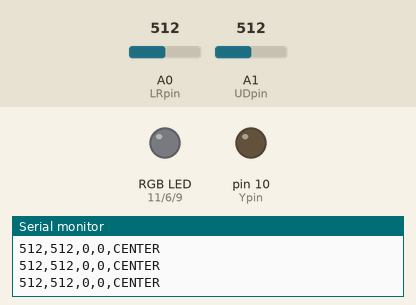
This sketch was run on a simulated Arduino Uno, built with avr-gcc and run on an emulated ATmega328P. On the bench: an RGB LED mixed from three pins (HIGH = lit), output pins drawn as LEDs (lit = HIGH), the last lines printed to the serial monitor. The inputs (shaded band) are chosen by the test bench; at power-on: A0 (LRpin) = 512, A1 (UDpin) = 512. Dim RGB values are drawn brighter than linear.

Above: at 1.4 s.
1.5 s: A0 (LRpin) set to 716
At 2.3 s:
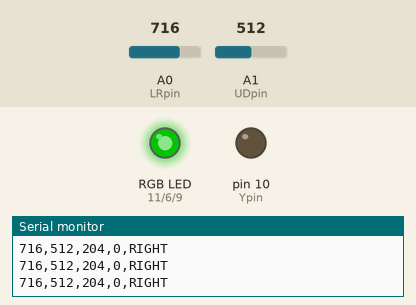
3.0 s: A1 (UDpin) set to 716
At 3.5 s:
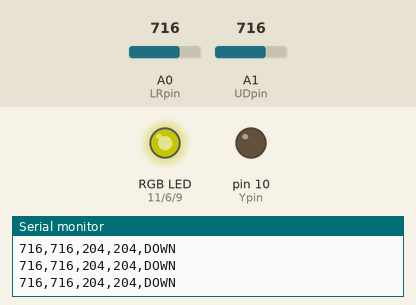
4.5 s: A0 (LRpin) set to 730
At 5.0 s:
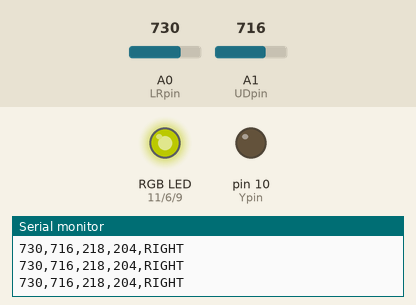
7.5 s: A1 (UDpin) set to 122
At 8.1 s:
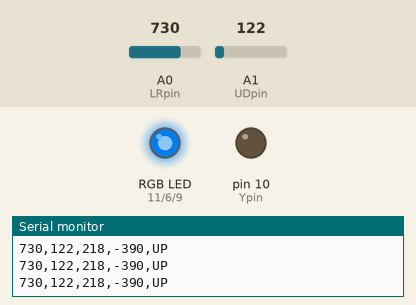
9.0 s: A1 (UDpin) set to 40
At 9.4 s:
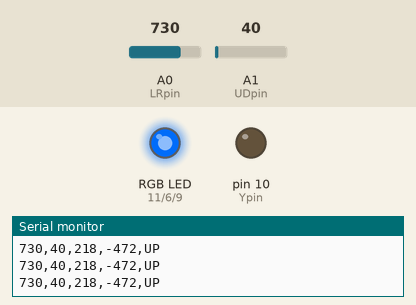
10.5 s: A0 (LRpin) set to 1023
At 11.8 s:
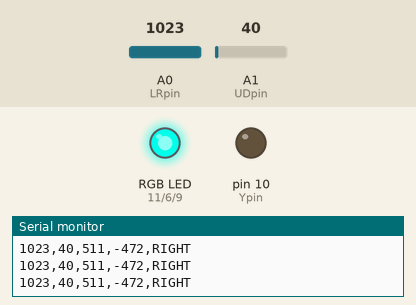
Timing chart, 0 to 13.0 s (numbered marks = the images above; inputs shaded):
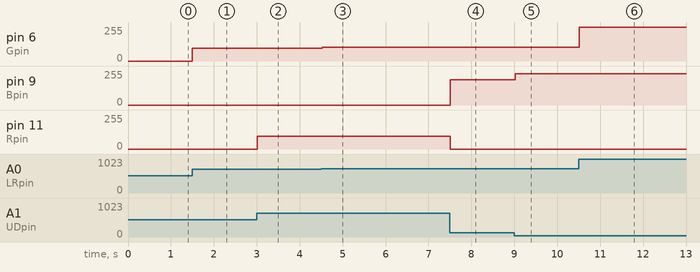

The sketch:

Lab_E04_Code_1.ino
```cpp
#include <Arduino.h>

const int LRpin = A0;                                   // analog pin A0 as left-right axis input pin
const int UDpin = A1;                                   // analog pin A1 as up-down axis input pin

int LR;                                                 // to store the current left-right analog reading
int UD;                                                 // to store the current up-down analog reading
int LR_neutral;                                         // to store the current left-right neutral/center value
int UD_neutral;                                         // to store the current up-down neutral/center value

// ~ = PWM register - Pulse Width Modulation registers
const int Rpin = 11;                                    // red LED output pin as pin 11
const int Ypin = 10;                                    // yellow LED output pin as pin 10
const int Gpin = 6;                                     // green LED output pin as pin 6
const int Bpin = 9;                                     // blue LED output pin as pin 9

int R, Y, G, B;                                         // R, Y, G, B are storing the brightness for LEDs

const int deadzone = 20;                                // neutral zone in the center to ignore movement of joystick

// send rate for GUI
const uint16_t period_ms = 20;                          // set serial sending period to 20 ms, 50 updates per sec
unsigned long lastSend = 0;                             // store last time data sent to GUI

void setup() {
  Serial.begin(9600);                                   // default serial communication speed 9600 bits per second

  long sumLR = 0, sumUD = 0;                            // variables to store a large number of joystick readings
  for (int i = 0; i < 50; i++) {                        // repeat 50 times to get stable center value
    sumLR += analogRead(LRpin);                         // read left-right axis and add to total
    sumUD += analogRead(UDpin);                         // read up-down axis and add to total
    delay(5);                                           // wait 5 ms for stability
  }
  LR_neutral = sumLR / 50;                              // calculate average left-right value as center
  UD_neutral = sumUD / 50;                              // calculate average up-down value as center

  pinMode(Rpin, OUTPUT);                                // set red LED pin as output
  pinMode(Ypin, OUTPUT);                                // set yellow LED pin as output
  pinMode(Gpin, OUTPUT);                                // set green LED pin as output
  pinMode(Bpin, OUTPUT);                                // set blue LED pin as output
}

void loop() {
  LR = analogRead(LRpin);                               // read the current joystick value from left-right
  UD = analogRead(UDpin);                               // read the current joystick value from up-down

  int dx = LR - LR_neutral;                             // calculate the distance of left-right from center
  int dy = UD - UD_neutral;                             // calculate the distance of up-down from center

  const char* dir = "CENTER";                           // create a text variable for direction; by default = CENTER

  if (abs(dx) <= deadzone && abs(dy) <= deadzone) {     // if both close to center
    dir = "CENTER";                                     // direction is CENTER
  } else if (abs(dx) > abs(dy)) {                       // if horizontal is larger than vertical distance
    dir = (dx > 0) ? "RIGHT" : "LEFT";                  // if dx is positive - RIGHT, else - LEFT
  } else {                                              // otherwise vertical distance is larger
    dir = (dy > 0) ? "DOWN" : "UP";                     // if dy is positive - DOWN, else - UP
  }

  // ADC (Analog-to-Digital Converter) reads values from 0 to 1023
  // PWM (Pulse Width Modulation) controls brightness from 0 to 255
  if (UD >= UD_neutral + deadzone) {                    // if joystick is below center and beyond deadzone
    B = 0;                                              // turn blue LED off
    R = map(UD, UD_neutral + deadzone, 1023, 0, 255);   // increase red LED brightness as joystick moves down
  } else if (UD <= UD_neutral - deadzone) {             // if joystick is above center and beyond deadzone
    R = 0;                                              // turn red LED off
    B = map(UD, UD_neutral - deadzone, 0, 0, 255);      // increase blue LED brightness as joystick moves up
  } else {                                              // if its center with the deadzone
    R = 0;                                              // turn red LED off
    B = 0;                                              // turn blue LED off
  }

  if (LR >= LR_neutral + deadzone) {                    // if joystick is right and beyond deadzone
    Y = 0;                                              // turn yellow LED off
    G = map(LR, LR_neutral + deadzone, 1023, 0, 255);   // increase green LED brightness as joystick moves right
  } else if (LR <= LR_neutral - deadzone) {             // if joystick is left and beyond deadzone
    G = 0;                                              // turn green LED off
    Y = map(LR, LR_neutral - deadzone, 0, 0, 255);      // increase yellow LED brightness as joystick moves left
  } else {                                              // if its center with the deadzone
    G = 0;                                              // turn green LED off
    Y = 0;                                              // turn yellow LED off
  }

  analogWrite(Rpin, R);                                 // output to red LED pin with brightness R
  analogWrite(Ypin, Y);                                 // output to yellow LED pin with brightness Y
  analogWrite(Gpin, G);                                 // output to green LED pin with brightness G
  analogWrite(Bpin, B);                                 // output to blue LED pin with brightness B

  // GUI output
  unsigned long now = millis();                         // read current running time in ms
  if (now - lastSend >= period_ms) {                    // check if 20 ms passed since last send
    lastSend = now;                                     // store the current time as new last send time

    Serial.print(LR); Serial.print(",");                // send the current LR (LEFT-RIGHT) value with comma
    Serial.print(UD); Serial.print(",");                // send the current UD (UP-DOWN) value with comma
    Serial.print(dx); Serial.print(",");                // send the current dx (horizontal distance) value with comma
    Serial.print(dy); Serial.print(",");                // send the current dy (vertical distance) value with comma
    Serial.println(dir);                                // send the current dir (direction) value with next line
  }
}
```

Measured:
- after the input at 1.5 s, pin 6 (Gpin): 0/255 → 95/255 at once
- after the input at 3.0 s, pin 11 (Rpin): 0/255 → 95/255 at once
- after the input at 4.5 s, pin 6 (Gpin): 95/255 → 102/255 at once
- after the input at 7.5 s, pin 9 (Bpin): 0/255 → 191/255 at once; pin 11 (Rpin): 95/255 → 0/255 at once
- after the input at 9.0 s, pin 9 (Bpin): 191/255 → 234/255 at once
- after the input at 10.5 s, pin 6 (Gpin): 102/255 → 255/255 at once
